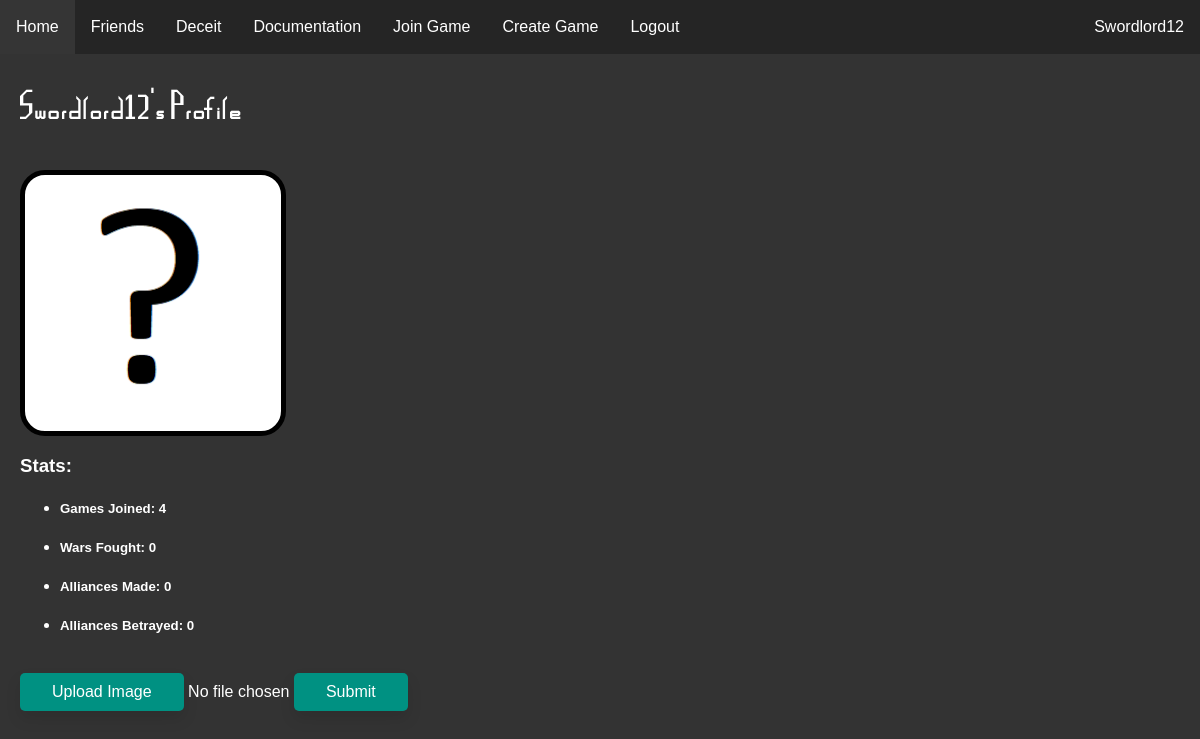
/user/1 (signed in), run on the app's committed database.
### website/models.py (models this page shows)
class User(db.Model, UserMixin):
    id = db.Column(db.Integer, primary_key=True)
    email = db.Column(db.String(150), unique=True)
    password = db.Column(db.String(150))
    username = db.Column(db.String(150))
    pfp = db.Column(db.String(50))
    admin = db.Column(db.String(50))

class StatsAllTime(db.Model):
    id = db.Column(db.Integer, primary_key=True)
    user = db.Column(db.Integer, db.ForeignKey('user.id'), unique=True)
    wins = db.Column(db.Integer)
    total_ally = db.Column(db.Integer)
    total_betray = db.Column(db.Integer)
    total_war = db.Column(db.Integer)
    wars_won = db.Column(db.Integer)
    games_finished = db.Column(db.Integer)
    battles_won = db.Column(db.Integer)
    battles_done = db.Column(db.Integer)
    nukes_dropped = db.Column(db.Integer)
    gov_changes = db.Column(db.Integer)
    worst_defeat_lower = db.Column(db.Integer)
    worst_defeat_higher = db.Column(db.Integer)
    amt_spent_mil = db.Column(db.Integer)
    total_inf_produce = db.Column(db.Integer)

### website/profiles.py (the view, shortened to what this page needs)
@profiles.route('<int:user_id>', methods=['GET', 'POST'])
@login_required
def profile(user_id):
    user = User.query.filter_by(id=user_id).first()
    counter=0
    is_friends = False
    is_friends1 = Friends.query.filter_by(user1=user_id, user2=current_user.id).first()
    is_friends2 = Friends.query.filter_by(user2=user_id, user1=current_user.id).first()
    if is_friends1 != None or is_friends2 != None:
        is_friends = True
    for games in db.session.query(GamesJoined).filter_by(user=user_id):
        counter += 1
    if user == current_user:
        is_current_user = True
    else:
        is_current_user = False
    stats = db.session.query(StatsAllTime).filter_by(user=user_id).first()
    return render_template('profile.html', is_current=is_current_user, user=current_user, player=user, games_joined=counter,
                             is_friends=is_friends, stats=stats)

### website/templates/profile.html (shortened to what this page needs)
{% extends "base.html" %} {% block title %}{{player.username}}'s Profile{% endblock %}
{% block content %}
<head>
    <link rel="stylesheet" type="text/css" href="/static/css/profile.css" />
</head>
<br/>
<h1 id="heading">{{player.username}}'s Profile</h1>
<br/>
<div class="pfp" style="background-image: url({{player.pfp}});">
</div>
<h3>Stats:</h3>
<ul>
    <li><h5>Games Joined: {{ games_joined }}</h5></li>
    <li><h5>Wars Fought: {{ stats.total_war }}</h5></li>
    <li><h5>Alliances Made: {{ stats.total_ally }}</h5></li>
    <li><h5>Alliances Betrayed: {{ stats.total_betray }}</h5></li>
</ul>
<br/>
{% if not is_current %}
    {% if not is_friends %}
        <form method="POST">
            <input type="hidden" name="Add Friend" value="Add Friend">
            <button class="button-main" id = "Add Friend" type="submit" value="Add Friend">Add Friend</button>
        </form>
    {% endif %}
    {% if is_friends %}
        <form method="POST">
            <input type="hidden" name="Remove Friend" value="Remove Friend">
            <button class="button-main" id = "Remove Friend" type="submit" value="Remove Friend">Remove Friend</button>
        </form>
    {% endif %}
{% else %}
    <form enctype="multipart/form-data" method="POST">
        <label class="button-main" for="pfp">Upload Image</label>
        <span id="file-chosen">No file chosen</span>
        <input class="button-main" type="submit">
    </form>
{% endif %}
{% endblock %}

### website/templates/base.html (shortened to what this page needs)
<!DOCTYPE html>
<html lang="en">
<head>
    <link rel="stylesheet" type="text/css" href="/static/css/main.css" />
</head>
<body>
    <ul class="navbar">
      {% if user.is_authenticated %}
      <li><a class="nav-item nav-link" id="home" href="/">Home</a></li>
      <li><a class="nav-item nav-link" id="friends" href="/user/friends">Friends</a></li>
      <li><a class="nav-item nav-link" id="deceit" href="/deceit">Deceit</a></li>
      <li><a class="nav-item nav-link" id="docs" href="/docs/">Documentation</a></li>
      <li><a class="nav-item nav-link" id="join_game" href="/join-game">Join Game</a></li>
      <li><a class="nav-item nav-link" id="create_game" href="/create-game">Create Game</a></li>
      <li><a class="nav-item nav-link" id="logout" href="/logout">Logout</a></li>
      <li><a class="nav-user nav-link" id="user_link" href="{{url_for('profiles.profile', user_id=user.id)}}">{{ user.username }}</a></li>
      {% else %}
      <li><a class="nav-item nav-link" id="login" href="/login">Login</a></li>
      <li><a class="nav-item nav-link" id="signUp" href="/sign-up">Sign Up</a></li>
      {% endif %}
    </ul>
    <div id="main_div">
    <div class="container">
        {% block content %}
        {% endblock %}
    </div>
    </div>
</body>
</html>

### website/static/css/main.css (style rules this page uses)
#main_div { margin-top: 30px; padding: 20px; }
h1 { font-family: MapGame; letter-spacing: 2px; }
body { margin: 0px; background-color: #333333; color: white; }
.navbar { list-style-type: none; margin: 0; padding: 0; overflow: hidden; background-color: #252525; position: fixed; top: 0; width: 100%; }
.nav-item { float: left; }
.nav-user { float:right; }
.nav-link { display: block; color: white; text-align: center; padding: 18px 16px; text-decoration: none; }
.pfp { width: 64px; height: 64px; }
.button-main { background-color: rgb(0, 145, 130); border: none; color: white; padding: 10px 32px; text-align: center; text-decoration: none; display: inline-block; font-size: 16px; border-radius: 5px; transition-duration: 0.4s; box-shadow: 0px 8px 15px rgba(0, 0, 0, 0.1); cursor: pointer; }
html { font-family: Arial, Helvetica, sans-serif; }

### website/static/css/profile.css (style rules this page uses)
.pfp { width: 256px; height: 256px; border: 5px solid #000000; border-radius: 25px; }

### data on the page
User: username "Swordlord12", pfp (placeholder picture)
StatsAllTime: total_war "0", total_ally "0", total_betray "0"

### other printed values
{{ games_joined }} "4"
